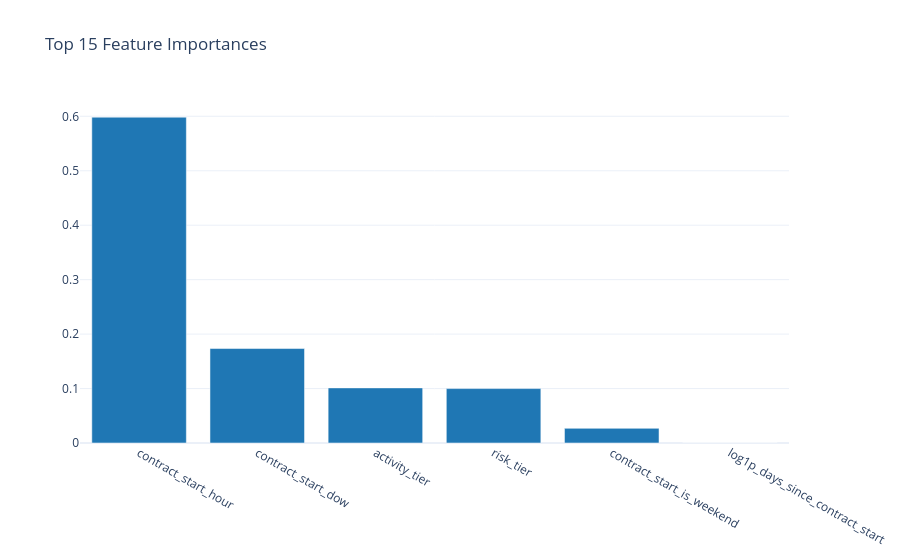

The cell this chart's notebook holds for it:
### Markdown cell above
## 8.4 Feature Importance (Random Forest)

### Code cell
if not _skip_modeling:
    rf_model = models["Random Forest"]
    importance_df = native_pd.DataFrame({
        "Feature": X_train.columns.tolist(),
        "Importance": rf_model.feature_importances_
    }).sort_values("Importance", ascending=False)

    top_n = 15
    top_features = importance_df.head(top_n)

    fig = charts.bar_chart(
        top_features["Feature"].tolist(),
        top_features["Importance"].tolist(),
        title=f"Top {top_n} Feature Importances"
    )
    display_figure(fig)

### Figure 1 — Plotly figure (JSON) as saved in the notebook; plotly's stock layout.template omitted (floating-point values rounded to 4 significant figures)
{"data": [{"marker": {"color": "#1f77b4"}, "type": "bar", "x": ["contract_start_hour", "contract_start_dow", "activity_tier", "risk_tier", "contract_start_is_weekend", "log1p_days_since_contract_start"], "y": [0.5984, 0.1735, 0.1012, 0.09994, 0.02693, 0.0]}], "layout": {"title": {"text": "Top 15 Feature Importances"}, "xaxis": {"title": {}}, "yaxis": {"title": {}}}}
